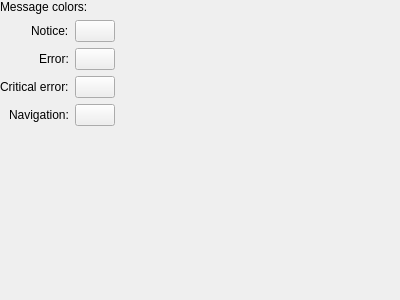
<?xml version="1.0" encoding="UTF-8"?>
<ui version="4.0">
 <class>CFGWadseekerAppearance</class>
 <widget class="QWidget" name="CFGWadseekerAppearance">
  <property name="geometry">
   <rect>
    <x>0</x>
    <y>0</y>
    <width>400</width>
    <height>300</height>
   </rect>
  </property>
  <layout class="QVBoxLayout" name="verticalLayout_2">
   <property name="leftMargin">
    <number>0</number>
   </property>
   <property name="topMargin">
    <number>0</number>
   </property>
   <property name="rightMargin">
    <number>0</number>
   </property>
   <property name="bottomMargin">
    <number>0</number>
   </property>
   <item>
    <layout class="QVBoxLayout" name="verticalLayout">
     <item>
      <widget class="QLabel" name="label">
       <property name="text">
        <string>Message colors:</string>
       </property>
      </widget>
     </item>
    </layout>
   </item>
   <item>
    <layout class="QFormLayout" name="formLayout">
     <property name="fieldGrowthPolicy">
      <enum>QFormLayout::FieldsStayAtSizeHint</enum>
     </property>
     <property name="labelAlignment">
      <set>Qt::AlignRight|Qt::AlignTrailing|Qt::AlignVCenter</set>
     </property>
     <property name="formAlignment">
      <set>Qt::AlignLeading|Qt::AlignLeft|Qt::AlignTop</set>
     </property>
     <item row="0" column="0">
      <widget class="QLabel" name="label_2">
       <property name="text">
        <string>Notice:</string>
       </property>
      </widget>
     </item>
     <item row="0" column="1">
      <widget class="ColorButton" name="btnNoticeMessageColor"/>
     </item>
     <item row="1" column="0">
      <widget class="QLabel" name="label_3">
       <property name="text">
        <string>Error:</string>
       </property>
      </widget>
     </item>
     <item row="1" column="1">
      <widget class="ColorButton" name="btnErrorMessageColor"/>
     </item>
     <item row="2" column="0">
      <widget class="QLabel" name="label_4">
       <property name="text">
        <string>Critical error:</string>
       </property>
      </widget>
     </item>
     <item row="2" column="1">
      <widget class="ColorButton" name="btnCriticalErrorMessageColor"/>
     </item>
     <item row="3" column="0">
      <widget class="QLabel" name="label_5">
       <property name="text">
        <string>Navigation:</string>
       </property>
      </widget>
     </item>
     <item row="3" column="1">
      <widget class="ColorButton" name="btnNavigationMessageColor"/>
     </item>
    </layout>
   </item>
   <item>
    <spacer name="verticalSpacer">
     <property name="orientation">
      <enum>Qt::Vertical</enum>
     </property>
     <property name="sizeHint" stdset="0">
      <size>
       <width>20</width>
       <height>40</height>
      </size>
     </property>
    </spacer>
   </item>
  </layout>
 </widget>
 <customwidgets>
  <customwidget>
   <class>ColorButton</class>
   <extends>QPushButton</extends>
   <header>gui/widgets/colorbutton.h</header>
  </customwidget>
 </customwidgets>
 <resources/>
 <connections/>
</ui>
